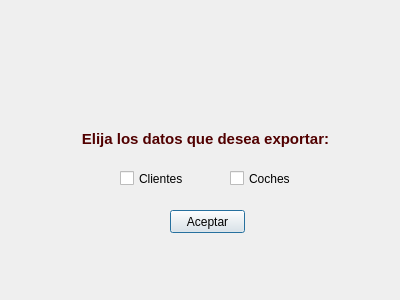
<?xml version="1.0" encoding="UTF-8"?>
<ui version="4.0">
 <class>dlgDatos</class>
 <widget class="QDialog" name="dlgDatos">
  <property name="windowModality">
   <enum>Qt::WindowModal</enum>
  </property>
  <property name="geometry">
   <rect>
    <x>0</x>
    <y>0</y>
    <width>400</width>
    <height>300</height>
   </rect>
  </property>
  <property name="minimumSize">
   <size>
    <width>400</width>
    <height>300</height>
   </size>
  </property>
  <property name="maximumSize">
   <size>
    <width>400</width>
    <height>300</height>
   </size>
  </property>
  <property name="windowTitle">
   <string>Exportar Datos</string>
  </property>
  <property name="modal">
   <bool>true</bool>
  </property>
  <widget class="QLabel" name="label">
   <property name="geometry">
    <rect>
     <x>70</x>
     <y>130</y>
     <width>271</width>
     <height>20</height>
    </rect>
   </property>
   <property name="font">
    <font>
     <pointsize>11</pointsize>
     <weight>75</weight>
     <bold>true</bold>
    </font>
   </property>
   <property name="focusPolicy">
    <enum>Qt::TabFocus</enum>
   </property>
   <property name="styleSheet">
    <string notr="true">color: rgb(81, 0, 0);</string>
   </property>
   <property name="text">
    <string>Elija los datos que desea exportar:</string>
   </property>
   <property name="alignment">
    <set>Qt::AlignHCenter|Qt::AlignTop</set>
   </property>
  </widget>
  <widget class="QCheckBox" name="chkClientes">
   <property name="geometry">
    <rect>
     <x>120</x>
     <y>170</y>
     <width>70</width>
     <height>17</height>
    </rect>
   </property>
   <property name="text">
    <string>Clientes</string>
   </property>
  </widget>
  <widget class="QCheckBox" name="chkCoches">
   <property name="geometry">
    <rect>
     <x>230</x>
     <y>170</y>
     <width>70</width>
     <height>17</height>
    </rect>
   </property>
   <property name="text">
    <string>Coches</string>
   </property>
  </widget>
  <widget class="QPushButton" name="btnExportaDatos">
   <property name="geometry">
    <rect>
     <x>170</x>
     <y>210</y>
     <width>75</width>
     <height>23</height>
    </rect>
   </property>
   <property name="text">
    <string>Aceptar</string>
   </property>
  </widget>
  <widget class="QLabel" name="label_2">
   <property name="geometry">
    <rect>
     <x>150</x>
     <y>20</y>
     <width>101</width>
     <height>91</height>
    </rect>
   </property>
   <property name="text">
    <string/>
   </property>
   <property name="pixmap">
    <pixmap>img/interrogante.jpg</pixmap>
   </property>
   <property name="scaledContents">
    <bool>true</bool>
   </property>
  </widget>
 </widget>
 <resources/>
 <connections/>
</ui>
